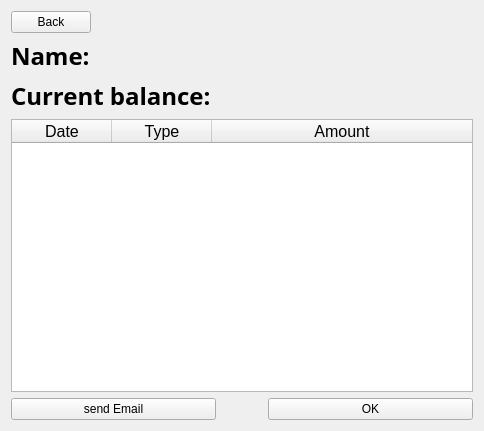
<?xml version="1.0" encoding="UTF-8"?>
<ui version="4.0">
 <class>Form</class>
 <widget class="QWidget" name="Form">
  <property name="geometry">
   <rect>
    <x>0</x>
    <y>0</y>
    <width>484</width>
    <height>431</height>
   </rect>
  </property>
  <property name="windowTitle">
   <string>Form</string>
  </property>
  <layout class="QGridLayout" name="gridLayout">
   <item row="3" column="0" colspan="4">
    <widget class="QTableWidget" name="tableWidget">
     <property name="font">
      <font>
       <pointsize>12</pointsize>
       <weight>50</weight>
       <bold>false</bold>
      </font>
     </property>
     <property name="autoScroll">
      <bool>false</bool>
     </property>
     <property name="editTriggers">
      <set>QAbstractItemView::NoEditTriggers</set>
     </property>
     <property name="tabKeyNavigation">
      <bool>false</bool>
     </property>
     <property name="showDropIndicator" stdset="0">
      <bool>false</bool>
     </property>
     <property name="dragDropOverwriteMode">
      <bool>false</bool>
     </property>
     <property name="alternatingRowColors">
      <bool>true</bool>
     </property>
     <property name="selectionBehavior">
      <enum>QAbstractItemView::SelectRows</enum>
     </property>
     <property name="textElideMode">
      <enum>Qt::ElideMiddle</enum>
     </property>
     <property name="rowCount">
      <number>0</number>
     </property>
     <attribute name="horizontalHeaderStretchLastSection">
      <bool>true</bool>
     </attribute>
     <attribute name="verticalHeaderStretchLastSection">
      <bool>true</bool>
     </attribute>
     <column>
      <property name="text">
       <string>Date</string>
      </property>
     </column>
     <column>
      <property name="text">
       <string>Type</string>
      </property>
     </column>
     <column>
      <property name="text">
       <string>Amount</string>
      </property>
     </column>
    </widget>
   </item>
   <item row="0" column="0">
    <widget class="QPushButton" name="back_Button">
     <property name="sizePolicy">
      <sizepolicy hsizetype="Maximum" vsizetype="Fixed">
       <horstretch>0</horstretch>
       <verstretch>0</verstretch>
      </sizepolicy>
     </property>
     <property name="text">
      <string>Back</string>
     </property>
    </widget>
   </item>
   <item row="4" column="0">
    <widget class="QPushButton" name="send_email_button">
     <property name="sizePolicy">
      <sizepolicy hsizetype="Expanding" vsizetype="Minimum">
       <horstretch>0</horstretch>
       <verstretch>0</verstretch>
      </sizepolicy>
     </property>
     <property name="text">
      <string>send Email</string>
     </property>
    </widget>
   </item>
   <item row="4" column="3">
    <widget class="QPushButton" name="ok_button">
     <property name="sizePolicy">
      <sizepolicy hsizetype="Expanding" vsizetype="Fixed">
       <horstretch>0</horstretch>
       <verstretch>0</verstretch>
      </sizepolicy>
     </property>
     <property name="text">
      <string>OK</string>
     </property>
    </widget>
   </item>
   <item row="4" column="1" colspan="2">
    <spacer name="horizontalSpacer_2">
     <property name="orientation">
      <enum>Qt::Horizontal</enum>
     </property>
     <property name="sizeHint" stdset="0">
      <size>
       <width>40</width>
       <height>20</height>
      </size>
     </property>
    </spacer>
   </item>
   <item row="2" column="0" colspan="4">
    <widget class="QLabel" name="balance_label">
     <property name="font">
      <font>
       <family>Sans</family>
       <pointsize>18</pointsize>
       <weight>75</weight>
       <bold>true</bold>
      </font>
     </property>
     <property name="text">
      <string>Current balance:</string>
     </property>
    </widget>
   </item>
   <item row="1" column="0" colspan="4">
    <widget class="QLabel" name="name_label">
     <property name="font">
      <font>
       <family>Sans</family>
       <pointsize>18</pointsize>
       <weight>75</weight>
       <bold>true</bold>
      </font>
     </property>
     <property name="text">
      <string>Name:</string>
     </property>
    </widget>
   </item>
  </layout>
 </widget>
 <resources/>
 <connections/>
</ui>
